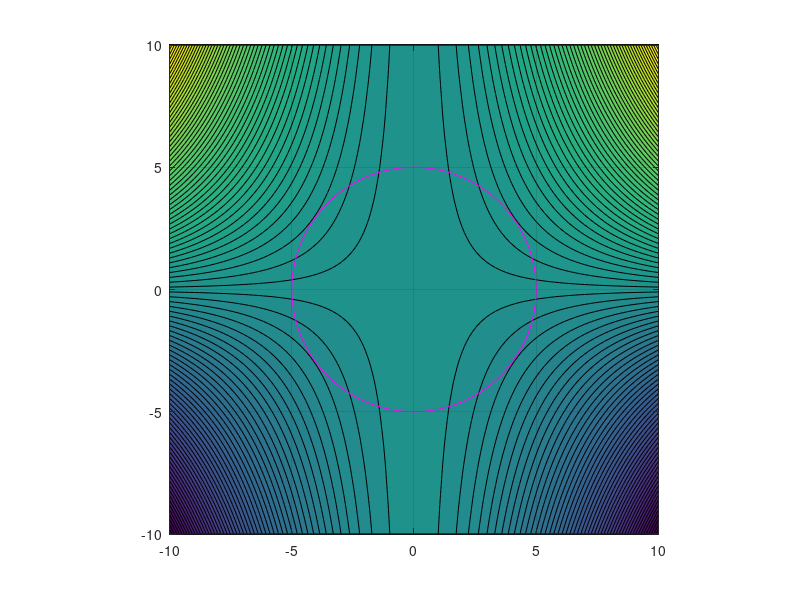

MATLAB code for this plot:
clc; clear variables; close all;

g = @(x,y) y.*x.^2;
%f = @(x,y) x.^2 + y.^2 -1 ;


x = linspace(-10,10);
y = linspace(-10,10);
[X,Y] = meshgrid(x,y);

figure()
contourf(x,y,g(X,Y),100)
colormap default
hold on

%contour(x,y, f(X,Y),100,'k-')
%colormap(gray)
% figure()
% contour(x,y,g(X,Y))

n = 100;

angle = 0:2*pi/n:2*pi;            % vector of angles at which points are drawn
R = 5;                            % Unit radius

x = R*cos(angle);  y = R*sin(angle);   % Coordinates of the circle
plot(x,y,'m-');   

grid on
axis('equal')